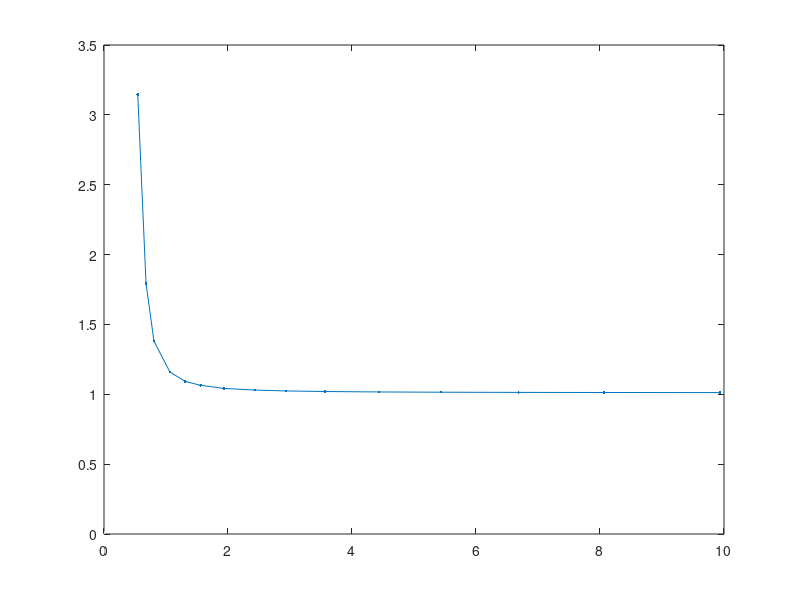

Write the MATLAB code that produced this figure. (Note: this script raises an error after producing the figure.)

load('2exc_scan.mat')
load('gvec_mean.mat')

gamma=10;

nperpvec=[4,5,6,7,8];
Nnperp=length(nperpvec);

figure

myBlue=[0.6,0.8,1];
plot([0,1],[0,1],'w');
hold on
for iternperp=1:Nnperp
    xi=xioptmat(iternperp,0.5*xioptmat(iternperp,:).*(0.5*nperpvec(iternperp))^2>1);
    ratio=ratiomat(iternperp,0.5*xioptmat(iternperp,:).*(0.5*nperpvec(iternperp))^2>1);
    ratio2=ratiomat2(iternperp,0.5*xioptmat(iternperp,:).*(0.5*nperpvec(iternperp))^2>1);
    h=plot(xi,ratio2./ratio,'.-');
    h.MarkerSize=25;
    h.LineWidth=2;
    h.Color=myBlue*(Nnperp-iternperp+1)/Nnperp;
    hold on
end

set(gca,'FontSize',22)
ax = gca;
ax.XLim = [1e-1, 1e1];
ax.XTick=[1e-1,1e0,1e1];
ax.XScale='log';
ax.YScale='log';

ax.FontName = 'LaTeX';
ax.Title.Interpreter = 'LaTeX';
ax.XLabel.Interpreter = 'LaTeX';
ax.YLabel.Interpreter = 'LaTeX';
ax.TickLabelInterpreter = 'LaTeX';
grid on
xlabel('$L\lambda_0/L_\perp^2$')
ylabel('$\gamma_d^{(2)}/(2\gamma_d)$')


%%
figure

myBlue=[0.6,0.8,1];
plot([0,1],[0,1],'w');
hold on
for iternperp=1:Nnperp
    gb=gammabvec(iternperp,0.5*xioptmat(iternperp,:).*(0.5*nperpvec(iternperp))^2>.1);
    xi=(0.5*nperpvec(iternperp))^2.*xioptmat(iternperp,0.5*xioptmat(iternperp,:).*(0.5*nperpvec(iternperp))^2>.1);
    gd=gb.*ratiomat(iternperp,0.5*xioptmat(iternperp,:).*(0.5*nperpvec(iternperp))^2>.1);
    gd2=(2*gb).*ratiomat2(iternperp,0.5*xioptmat(iternperp,:).*(0.5*nperpvec(iternperp))^2>.1);
    h=plot(xi,gd2./(2*gd),'.-');
    h.MarkerSize=25;
    h.LineWidth=2;
    h.Color=myBlue*(Nnperp-iternperp+1)/Nnperp;
    hold on
    
    
    vmean=gvec_mean(iternperp,0.5*xioptmat(iternperp,:).*(0.5*nperpvec(iternperp))^2>.1);
    gd_th=2*gd.*(1-2*vmean)+2*vmean*gamma;
    h=plot(xi,gd_th./(2*gd),'--');
    h.Color=myBlue*(Nnperp-iternperp+1)/Nnperp;
end

set(gca,'FontSize',22)
ax = gca;
ax.XScale='linear';
ax.YScale='log';
ax.XLim=[1e0,1e1];

ax.FontName = 'LaTeX';
ax.Title.Interpreter = 'LaTeX';
ax.XLabel.Interpreter = 'LaTeX';
ax.YLabel.Interpreter = 'LaTeX';
ax.TickLabelInterpreter = 'LaTeX';
grid on
xlabel('$L/\lambda_0$')
ylabel('$\gamma_d^{(2)}/(2\gamma_d)$')
